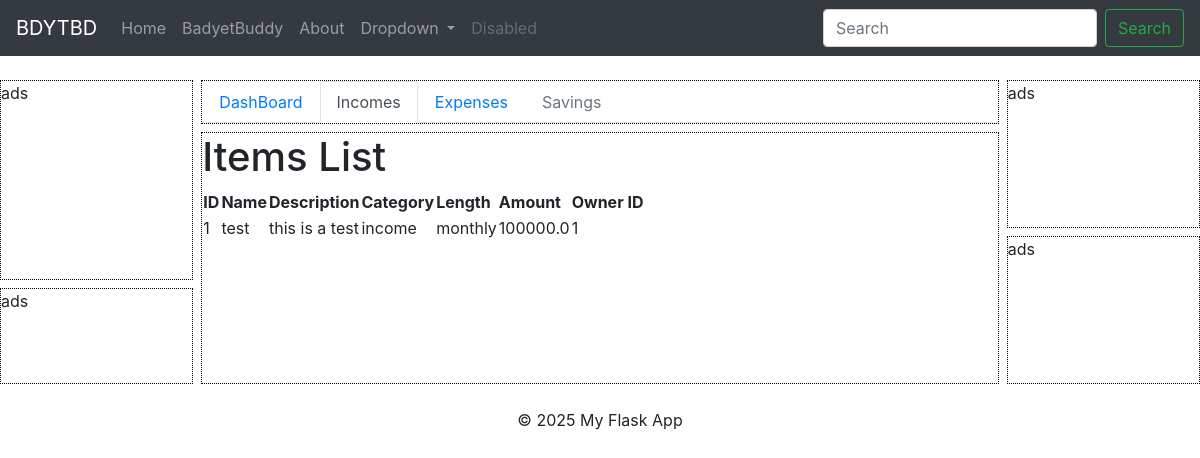
/incomes, run on an earlier commit of the app's database.
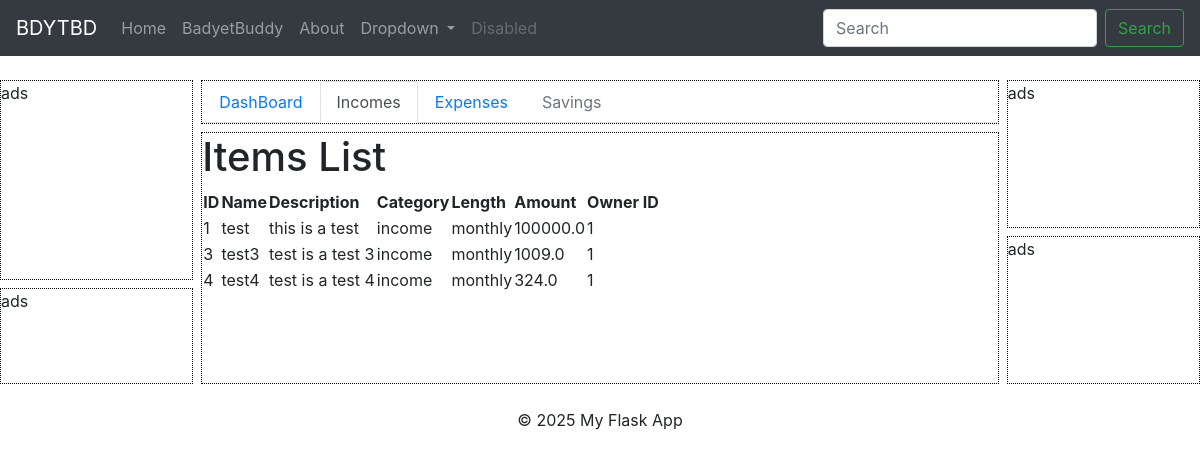
And on a later commit of the database.
### app/models.py (models this page shows)
class Badyet_Items(db.Model):
    id = db.Column(db.Integer, primary_key=True, autoincrement=True)
    name = db.Column(db.String(120))
    description = db.Column(db.String(200))
    category = db.Column(db.String(90))
    length = db.Column(db.String(90))
    amount = db.Column(db.Float)
    owner_id = db.Column(db.Integer)

### app/routes.py (the view)
@main.route('/incomes')
def incomes():
    b_items = Badyet_Items.query.filter_by(category='income').all()
    incomes = [
        {
            'id': item.id,
            'name': item.name,
            'description': item.description,
            'category': item.category,
            'length': item.length,
            'amount': item.amount,
            'owner_id': item.owner_id
        } for item in b_items
    ]
    return render_template('incomes.html', incomes=incomes)

### templates/incomes.html (shortened to what this page needs)
{% extends "base.html" %}
{% block content %}
<div class="parent">
    <div class="upper_left">
        ads
    </div>
    <div class="bottom_left">
        ads
    </div>
    <div class="top_main">
        <ul class="nav nav-tabs">
            <li class="nav-item">
                <a class="nav-link" href="{{ url_for('main.dashboard') }}">DashBoard</a>
            </li>
            <li class="nav-item">
                <a class="nav-link active" href="{{ url_for('main.incomes') }}">Incomes</a>
            </li>
            <li class="nav-item">
                <a class="nav-link" href="{{ url_for('main.expenses') }}">Expenses</a>
            </li>
            <li class="nav-item">
                <a class="nav-link disabled" href="#" tabindex="-1" aria-disabled="true">Savings</a>
            </li>
        </ul>
    </div>
    <div class="main">
        <h1>Items List</h1>
        <table>
            <thead>
                <tr>
                    <th>ID</th>
                    <th>Name</th>
                    <th>Description</th>
                    <th>Category</th>
                    <th>Length</th>
                    <th>Amount</th>
                    <th>Owner ID</th>
                </tr>
            </thead>
            <tbody>
                {% for item in incomes %}
                <tr>
                    <td>{{ item.id }}</td>
                    <td>{{ item.name }}</td>
                    <td>{{ item.description }}</td>
                    <td>{{ item.category }}</td>
                    <td>{{ item.length }}</td>
                    <td>{{ item.amount }}</td>
                    <td>{{ item.owner_id }}</td>
                </tr>
                {% endfor %}
            </tbody>
        </table>
    </div>
    <div class="upper_right">
        ads
    </div>
    <div class="bottom_right">
        ads
    </div>
</div>
{% endblock %}

### templates/base.html (shortened to what this page needs)
<!DOCTYPE html>
<html lang="en">
<head>
	<link rel="stylesheet" href="{{ url_for('static', filename='style.css') }}">
	<link rel="stylesheet" href="https://cdn.jsdelivr.net/npm/bootstrap@4.3.1/dist/css/bootstrap.min.css"
>
</head>
<body>
	<header>
		<nav class="navbar navbar-expand-lg navbar-dark bg-dark">
			<a class="navbar-brand" href="#">BDYTBD</a>
			<div class="collapse navbar-collapse" id="navbarSupportedContent">
				<ul class="navbar-nav mr-auto">
					<li class="nav-item {% if page == 'home' %}active{% endif %}">
						<a class="nav-link" href="{{ url_for('main.home') }}">Home</a>
					</li>
					<li class="nav-item {% if page == 'dashb' %}active{% endif %}">
						<a class="nav-link" href="{{ url_for('main.dashboard') }}">BadyetBuddy</a>
					</li>
					<li class="nav-item {% if page == 'about' %}active{% endif %}">
						<a class="nav-link" href="{{ url_for('main.about') }}">About</a>
					</li>
					<li class="nav-item dropdown">
						<a class="nav-link dropdown-toggle" href="#" id="navbarDropdown" role="button" data-toggle="dropdown"
							aria-haspopup="true" aria-expanded="false">
							Dropdown
						</a>
					</li>
					<li class="nav-item">
						<a class="nav-link disabled" href="#" tabindex="-1" aria-disabled="true">Disabled</a>
					</li>
				</ul>
				<form class="form-inline my-2 my-lg-0">
					<input class="form-control mr-sm-2" type="search" placeholder="Search" aria-label="Search">
					<button class="btn btn-outline-success my-2 my-sm-0" type="submit">Search</button>
				</form>
			</div>
		</nav>
	</header>
	<main>
		<br>
		{% block content %}{% endblock %}
		<br>
	</main>
	<footer>
		<center>
			<p>&copy; 2025 My Flask App</p>
		</center>
	</footer>
</body>
</html>

### static/style.css (style rules this page uses)
.parent { display: grid; grid-template-columns: repeat(6, 1fr); grid-template-rows: repeat(6, 1fr); gap: 8px; }
.upper_left { border: 1px dotted black; grid-row: span 4 / span 4; }
.bottom_left { border: 1px dotted black; grid-row: span 2 / span 2; grid-column-start: 1; grid-row-start: 5; }
.top_main { border: 1px dotted black; grid-column: span 4 / span 4; grid-column-start: 2; grid-row-start: 1; }
.main { border: 1px dotted black; grid-column: span 4 / span 4; grid-row: span 5 / span 5; grid-column-start: 2; grid-row-start: 2; }
.upper_right { border: 1px dotted black; grid-row: span 3 / span 3; grid-column-start: 6; grid-row-start: 1; }
.bottom_right { border: 1px dotted black; grid-row: span 3 / span 3; grid-column-start: 6; grid-row-start: 4; }

What changed in the data, as far as the page shows it:
added Badyet_Items: id "3", name "test3", description "test is a test 3", category "income", length "monthly", amount "1009.0", owner_id "1"
added Badyet_Items: id "4", name "test4", description "test is a test 4", category "income", length "monthly", amount "324.0", owner_id "1"
